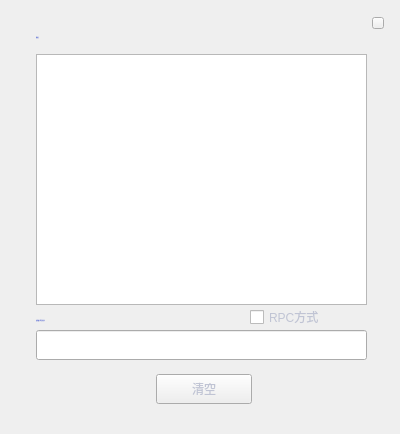
<?xml version="1.0" encoding="UTF-8"?>
<ui version="4.0">
 <class>ConsoleDialog</class>
 <widget class="QDialog" name="ConsoleDialog">
  <property name="geometry">
   <rect>
    <x>0</x>
    <y>0</y>
    <width>400</width>
    <height>434</height>
   </rect>
  </property>
  <property name="font">
   <font>
    <family>Microsoft YaHei UI Light</family>
   </font>
  </property>
  <property name="windowTitle">
   <string>Dialog</string>
  </property>
  <property name="styleSheet">
   <string notr="true">color: rgb(192, 196, 212);</string>
  </property>
  <widget class="QWidget" name="widget" native="true">
   <property name="geometry">
    <rect>
     <x>10</x>
     <y>10</y>
     <width>380</width>
     <height>414</height>
    </rect>
   </property>
   <widget class="QWidget" name="containerWidget" native="true">
    <property name="geometry">
     <rect>
      <x>0</x>
      <y>0</y>
      <width>380</width>
      <height>414</height>
     </rect>
    </property>
    <property name="font">
     <font>
      <family>Microsoft YaHei UI Light</family>
     </font>
    </property>
    <widget class="QTextBrowser" name="consoleBrowser">
     <property name="geometry">
      <rect>
       <x>26</x>
       <y>44</y>
       <width>331</width>
       <height>251</height>
      </rect>
     </property>
     <property name="font">
      <font>
       <family>Microsoft YaHei UI Light</family>
       <weight>50</weight>
       <italic>false</italic>
       <bold>false</bold>
      </font>
     </property>
     <property name="contextMenuPolicy">
      <enum>Qt::DefaultContextMenu</enum>
     </property>
     <property name="styleSheet">
      <string notr="true"/>
     </property>
    </widget>
    <widget class="QToolButton" name="clearBtn">
     <property name="geometry">
      <rect>
       <x>146</x>
       <y>364</y>
       <width>96</width>
       <height>30</height>
      </rect>
     </property>
     <property name="font">
      <font>
       <family>Microsoft YaHei UI Light</family>
       <pointsize>9</pointsize>
       <weight>50</weight>
       <italic>false</italic>
       <bold>false</bold>
       <underline>false</underline>
      </font>
     </property>
     <property name="cursor">
      <cursorShape>PointingHandCursor</cursorShape>
     </property>
     <property name="styleSheet">
      <string notr="true"/>
     </property>
     <property name="text">
      <string>清空</string>
     </property>
    </widget>
    <widget class="QLineEdit" name="consoleLineEdit">
     <property name="geometry">
      <rect>
       <x>26</x>
       <y>320</y>
       <width>331</width>
       <height>30</height>
      </rect>
     </property>
     <property name="font">
      <font>
       <family>Microsoft YaHei UI Light</family>
       <weight>50</weight>
       <italic>false</italic>
       <bold>false</bold>
      </font>
     </property>
     <property name="contextMenuPolicy">
      <enum>Qt::DefaultContextMenu</enum>
     </property>
    </widget>
    <widget class="QLabel" name="label">
     <property name="geometry">
      <rect>
       <x>26</x>
       <y>17</y>
       <width>91</width>
       <height>21</height>
      </rect>
     </property>
     <property name="font">
      <font>
       <family>微软雅黑</family>
       <pointsize>-1</pointsize>
       <weight>9</weight>
       <italic>false</italic>
       <bold>false</bold>
      </font>
     </property>
     <property name="styleSheet">
      <string notr="true">color: rgb(83,107,215);
font: 75 18px &quot;微软雅黑&quot;;
</string>
     </property>
     <property name="text">
      <string>控制台</string>
     </property>
     <property name="alignment">
      <set>Qt::AlignLeading|Qt::AlignLeft|Qt::AlignVCenter</set>
     </property>
    </widget>
    <widget class="QToolButton" name="closeBtn">
     <property name="geometry">
      <rect>
       <x>362</x>
       <y>7</y>
       <width>12</width>
       <height>12</height>
      </rect>
     </property>
     <property name="cursor">
      <cursorShape>PointingHandCursor</cursorShape>
     </property>
     <property name="focusPolicy">
      <enum>Qt::NoFocus</enum>
     </property>
     <property name="text">
      <string/>
     </property>
    </widget>
    <widget class="QLabel" name="label_2">
     <property name="geometry">
      <rect>
       <x>26</x>
       <y>300</y>
       <width>311</width>
       <height>20</height>
      </rect>
     </property>
     <property name="font">
      <font>
       <family>微软雅黑</family>
       <pointsize>-1</pointsize>
       <weight>50</weight>
       <italic>false</italic>
       <bold>false</bold>
      </font>
     </property>
     <property name="styleSheet">
      <string notr="true">QLabel{font:  11px &quot;微软雅黑&quot;;color: rgb(83,107,215);}

</string>
     </property>
     <property name="text">
      <string>在此输入命令并回车</string>
     </property>
    </widget>
    <widget class="QCheckBox" name="checkBox">
     <property name="geometry">
      <rect>
       <x>240</x>
       <y>297</y>
       <width>91</width>
       <height>20</height>
      </rect>
     </property>
     <property name="cursor">
      <cursorShape>PointingHandCursor</cursorShape>
     </property>
     <property name="text">
      <string>RPC方式</string>
     </property>
    </widget>
    <zorder>consoleBrowser</zorder>
    <zorder>clearBtn</zorder>
    <zorder>consoleLineEdit</zorder>
    <zorder>label</zorder>
    <zorder>label_2</zorder>
    <zorder>checkBox</zorder>
    <zorder>closeBtn</zorder>
   </widget>
  </widget>
 </widget>
 <resources/>
 <connections/>
</ui>
